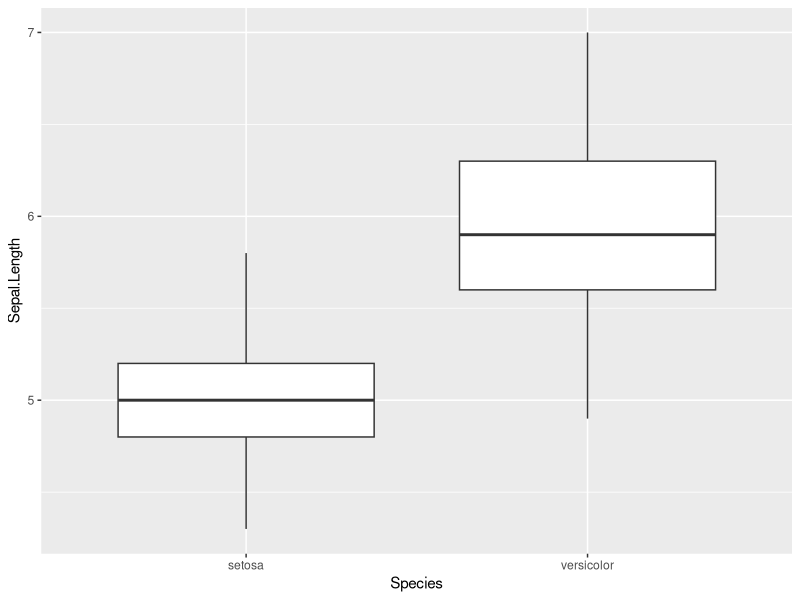
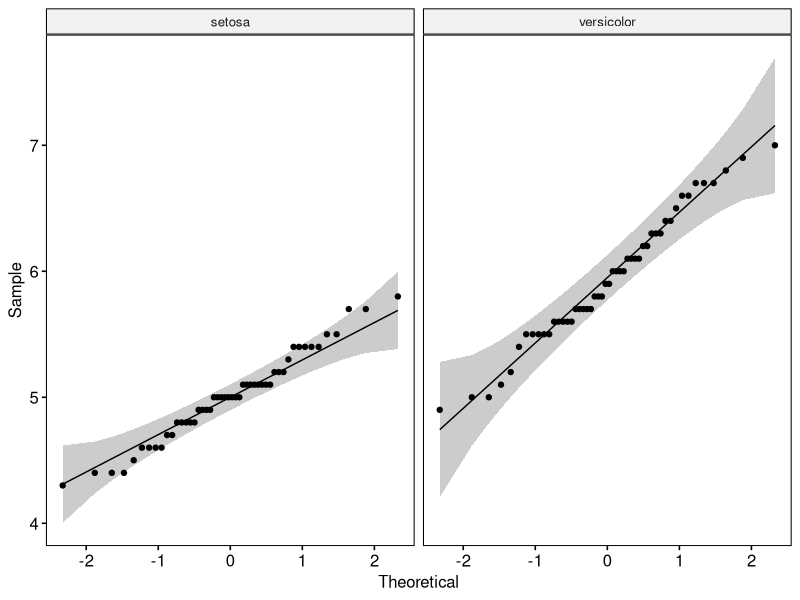
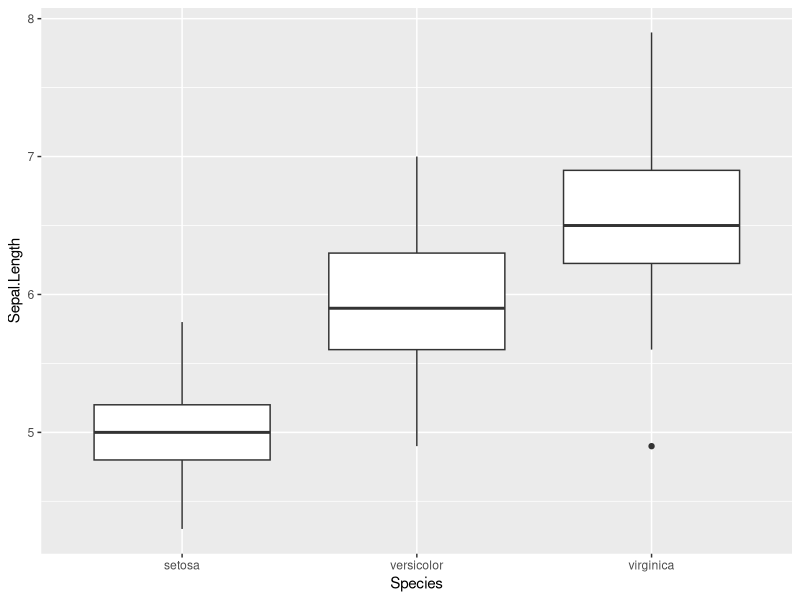
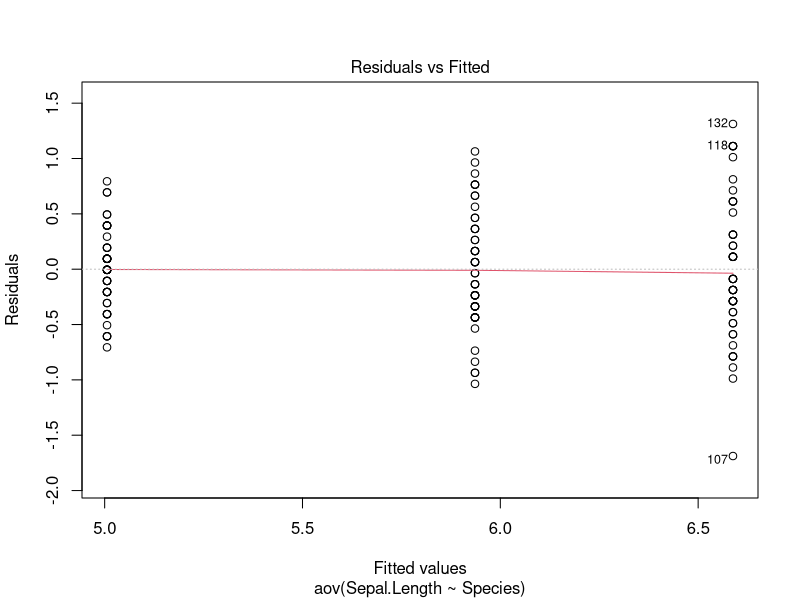
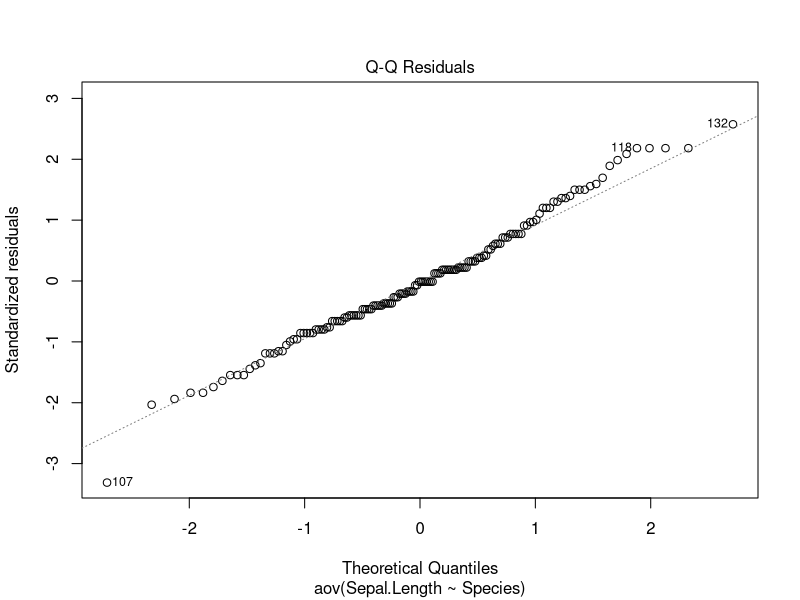

The R script that drew these images, in order:
####### Coding challenge
head(iris)
### Question 1: Means of Sepal.length of setosa differs from means of versicolor. Create a graph
# to examine the difference between two groups. 
library(tidyverse)
library(rstatix)
library(ggpubr)

iris %>% 
  filter(Species != "virginica") %>% 
  ggplot(aes(x = Species, y = Sepal.Length))+
  geom_boxplot()

### Question 2: Please check, if all assumptions are meeting.
# Identify outliers by groups
iris %>% 
  filter(Species != "virginica") %>%
  group_by(Species) %>%
  identify_outliers(Sepal.Length)

# Normality assumptions
# Compute Shapiro wilk test by groups
iris %>% 
  filter(Species != "virginica") %>%
  group_by(Species) %>%
  shapiro_test(Sepal.Length)

# Draw a qq plot by group
iris %>% 
  filter(Species != "virginica") %>%
  group_by(Species) %>%
  ggqqplot(x = "Sepal.Length", facet.by = "Species")

# Check the equality of variances
iris %>% 
  filter(Species != "virginica") %>% 
  levene_test(Sepal.Length ~ Species)

### Question 3: Please use appropriate test to see the difference.
iris %>% 
  filter(Species != "virginica") %>%
  t_test(Sepal.Length ~ Species, var.equal = FALSE) %>%
  add_significance()


### Question 4: There are 3 species of plants in iris data set. Please use 
# appropriate test to examine the difference in sepal length, 
md <- aov(Sepal.Length ~ Species, data = iris)
summary(md)   

### Question 5: Please create appropriate box plot to compare three groups
iris %>% 
  ggplot(aes(x = Species, y = Sepal.Length))+
  geom_boxplot()

### Question 6: If there is any difference in Sepal.length, which groups are
# different.

#which of the groups are significantly different?
# pst hoc test
t <- TukeyHSD(md)
t

#Pairwise t-test
pairwise.t.test(iris$Sepal.Length, iris$Species,
                p.adjust.method = "BH")

### Question 7: Please check all assumptions required for the test.

## Conditions of one way ANOVA

## 1) Check the homogeneity of variance assumption
plot(md, 1)

## leven's test for homogeneity of variance
iris %>% levene_test(Sepal.Length ~ Species)

##2) Normality of residuals.
plot(md, 2)

# Extract the residuals
aov_residuals <- residuals(object = md )

# Run Shapiro-Wilk test
shapiro.test(x = aov_residuals ) #errors are normally distributed





       





 


